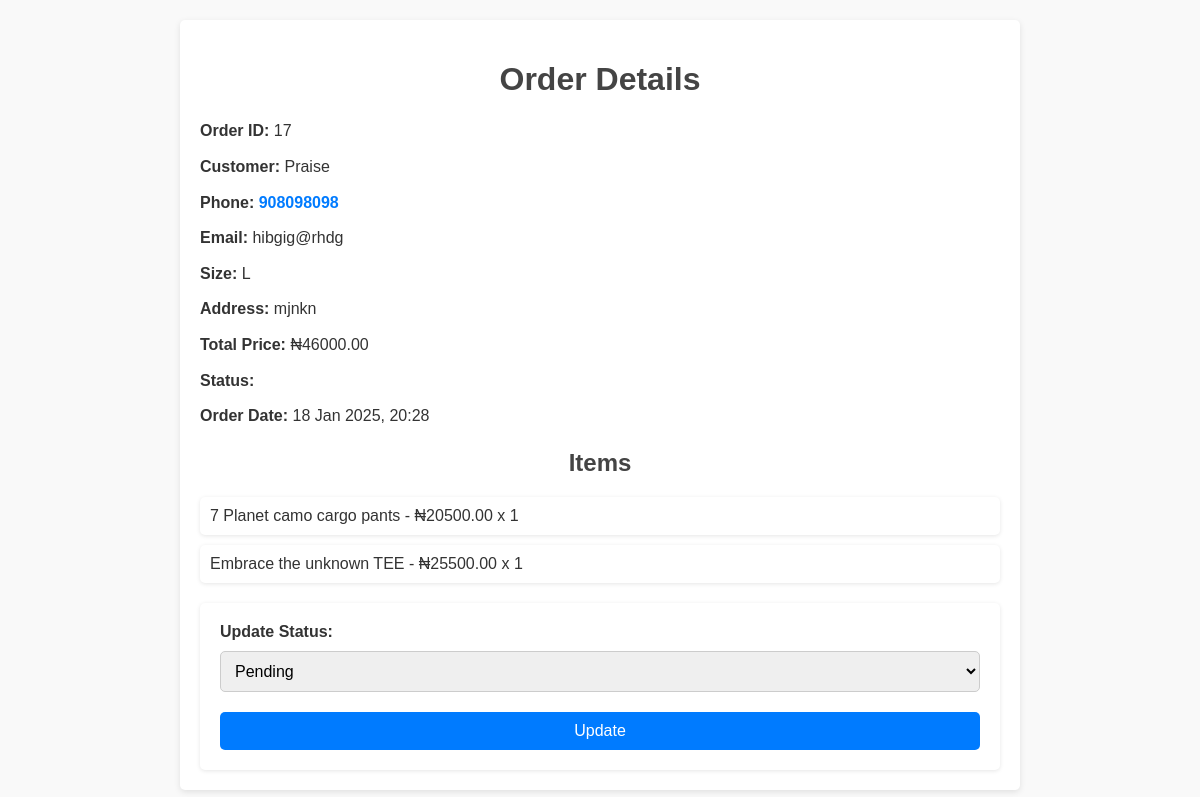
/dashboard/order/17/ (signed in), run on the app's committed database.
### planetapp/models.py (models this page shows, shortened)
class Order(models.Model):
    STATUS_CHOICES = [
        ('Pending', 'Pending'),
        ('Processing', 'Processing'),
        ('Shipped', 'Shipped'),
        ('Delivered', 'Delivered'),
        ('Cancelled', 'Cancelled'),
    ]
    user = models.ForeignKey(User, on_delete=models.CASCADE)
    size = models.CharField(max_length=10)
    phone_number = models.CharField(max_length=15)
    email = models.EmailField()
    address = models.TextField()
    total_price = models.DecimalField(max_digits=10, decimal_places=2)
    created_at = models.DateTimeField(auto_now_add=True)

class OrderItem(models.Model):
    order = models.ForeignKey(Order, on_delete=models.CASCADE, related_name='items')
    post = models.ForeignKey('Post', on_delete=models.CASCADE)  # Product linked to this order
    quantity = models.PositiveIntegerField(default=1)
    price = models.DecimalField(max_digits=10, decimal_places=2)

class Post(models.Model):
    name = models.CharField(max_length=255)
    price = models.DecimalField(max_digits=10, decimal_places=2)
    image = models.ImageField(upload_to='products/', null=True)

### planetapp/views.py (the view)
# urls.py: path('dashboard/order/<int:order_id>/', views.order_detail, name='order_detail'),
@user_passes_test(owner_check)
def order_detail(request, order_id):
    order = get_object_or_404(Order, id=order_id)
    return render(request, 'planetapp/order_detail.html', {'order': order})

### planetapp/views.py (called while the page is built)
def owner_check(user):
    return user.is_staff or user.is_superuser

### planetapp/templates/planetapp/order_detail.html (shortened to what this page needs)
{% load static %}
<!DOCTYPE html>
<html lang="en">
<head>
    <link rel="stylesheet" href="{% static 'planetapp/style.css' %}" >
</head>
<body>
    <div class="container">
        <h1>Order Details</h1>
        <p><strong>Order ID:</strong> {{ order.id }}</p>
        <p><strong>Customer:</strong> {{ order.user.username }}</p>
        <p>
            <strong>Phone:</strong>
            <a href="https://wa.me/{{ order.phone_number }}?text=Thank%20you%20for%20your%20order%20{{  order.user.username }},%20Just%20to%20confirm,%20you%20made%20an%20order%20for%20{{ order.items }}.%20Kindly%20share%20your%20evidence%20of%20payment%20so%20we%20can%20process%20your%20order%20to%20you"
              target="_blank">
              {{ order.phone_number }}
            </a>
          </p>
        <p><strong>Email:</strong> {{ order.email }}</p>
        <p><strong>Size:</strong> {{ order.size }}</p>
        <p><strong>Address:</strong> {{ order.address }}</p>
        <p><strong>Total Price:</strong> ₦{{ order.total_price }}</p>
        <p><strong>Status:</strong> {{ order.status }}</p>
        <p><strong>Order Date:</strong> {{ order.created_at|date:"d M Y, H:i" }}</p>
        <h2>Items</h2>
        <ul>
            {% for item in order.items.all %}
            <li>{{ item.post.name }} - ₦{{ item.post.price }} x {{ item.quantity }}</li>
            {% endfor %}
        </ul>
        <form method="POST" action="{% url 'update_order_status' order.id %}">
            <label for="status">Update Status:</label>
            <select name="status" id="status">
                <option value="Pending" {% if order.status == "Pending" %}selected{% endif %}>Pending</option>
            </select>
            <button type="submit">Update</button>
        </form>
    </div>
</body>
</html>

### planetapp/static/planetapp/style.css (style rules this page uses)
a { text-decoration: none; color: #3498db; font-weight: bold; }
body { font-family: Arial, sans-serif; margin: 0; padding: 20px; background-color: #f9f9f9; color: #333; }
h1, h2 { color: #444; text-align: center; margin-bottom: 20px; }
p { line-height: 1.6; margin: 10px 0; }
strong { font-weight: bold; }
ul { list-style: none; padding: 0; }
li { background: #fff; margin: 10px 0; padding: 10px; border-radius: 5px; box-shadow: 0 1px 4px rgba(0, 0, 0, 0.1); }
a { color: #007bff; text-decoration: none; }
form { margin-top: 20px; padding: 20px; background: #fff; border-radius: 5px; box-shadow: 0 1px 4px rgba(0, 0, 0, 0.1); }
label { display: block; margin-bottom: 10px; font-weight: bold; }
select { width: 100%; padding: 10px; margin-bottom: 20px; border: 1px solid #ccc; border-radius: 5px; font-size: 16px; }
button { display: block; width: 100%; padding: 10px; background-color: #007bff; color: #fff; border: none; border-radius: 5px; font-size: 16px; cursor: pointer; transition: background-color 0.3s ease; }
.container { max-width: 800px; margin: 0 auto; background: #fff; padding: 20px; border-radius: 5px; box-shadow: 0 2px 6px rgba(0, 0, 0, 0.1); }

### data on the page
Order: id "17", user.username "Praise", phone_number "908098098", email "hibgig@rhdg", size "L", address "mjnkn", total_price "46000.00", created_at "18 Jan 2025, 20:28"
OrderItem: post.name "7 Planet camo cargo pants", post.price "20500.00", quantity "1"
OrderItem: post.name "Embrace the unknown TEE", post.price "25500.00", quantity "1"
